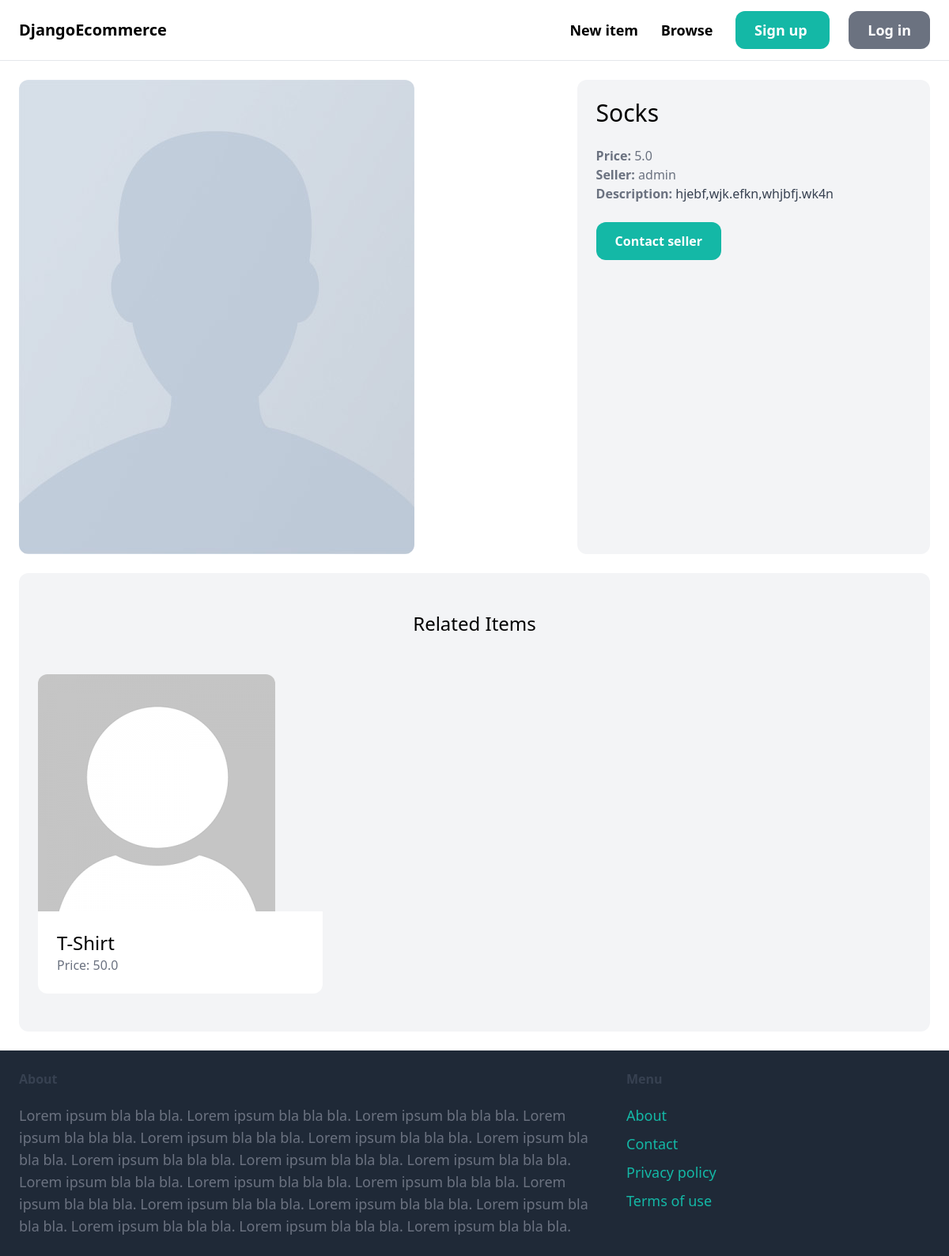
Page /items/4/ on the committed database.
### item/models.py (models this page shows, shortened)
class Item(models.Model):
    category = models.ForeignKey(Category, related_name='items', on_delete=models.CASCADE)
    name = models.CharField(max_length=255)
    description = models.TextField(blank=True, null=True)
    price = models.FloatField()
    image = models.ImageField(upload_to='item_images', blank=True, null= True)
    is_sold = models.BooleanField(default= False)
    created_by = models.ForeignKey(User, related_name='items', on_delete=models.CASCADE)
    created_at = models.DateTimeField(auto_now_add=True)

### item/views.py (the view)
# urls.py: path('<int:item_id>/', views.details, name='detail'),
def details(request, item_id):
    item = get_object_or_404(Item, id = item_id)
    related_items= Item.objects.filter(category=item.category, is_sold = False).exclude(id=item_id)[0:3]
    return render(request, 'item/detail.html', {
                      'item': item,
                      'related_items': related_items,
                  })

### item/templates/item/detail.html (shortened to what this page needs)
{% extends 'core/base.html' %}
{%block content%}
    <div class="grid grid-cols-5 gap-6">
        <div class="col-span-3">
            <img src="{{item.image.url}}" class="rounded-xl">
        </div>
        <div class="col-span-2 p-6 bg-gray-100 rounded-xl">
            <h1 class="mb-6 text-3xl"> {{item.name}}</h1>
            <p class="text-gray-500"><strong>Price: </strong>{{item.price}}</p>
            <p class="text-gray-500"><strong>Seller: </strong>{{item.created_by.username}}</p>
            {%if item.description %}
                <p class="text-gray-700"><strong class="text-gray-500">Description: </strong>{{item.description}}</p>
            {%endif%}
            {% if request.user == item.created_by %}
                <div class="mt-6 p-6 bg-white rounded-xl">
                    <a href="{% url 'item:edit' item.id %}" class="inline-block mt-6 px-6 py-3 text-lg font-semibold bg-teal-500 text-white rounded-xl">Edit</a>
                    <a href="{% url 'item:delete' item.id %}" class="inline-block mt-6 px-6 py-3 text-lg font-semibold bg-red-500 text-white rounded-xl">Delete</a>
                </div>
            {% else %}
                <a href"#" class="inline-block mt-6 px-6 py-3 texl-lg font-semibold bg-teal-500 text-white rounded-xl hover:bg-teal-700">Contact seller</a>
            {% endif %}
        </div>
    </div>
    <div class="mt-6 px-6 py-12 bg-gray-100 rounded-xl">
        <h2 class="mb-12 text-2xl text-center">
            Related Items
        </h2>
        <div class="grid grid-cols-3 gap-3">
            {% for related_item in related_items  %}
                <div>
                    <a href="{% url 'item:detail' related_item.id %}">
                        <div>
                            <img src="{{ related_item.image.url }}" class="rounded-t-xl">
                        </div>
                        <div class="p-6 bg-white rounded-b-xl">
                            <h2 class="text-2xl">{{ related_item.name }}</h2>
                            <p class="text-gray-500"> Price: {{ related_item.price }}</p>
                        </div>
                    </a>
                </div>
            {% endfor %}
        </div>
    </div>
{% endblock%}

### rows in the picture
Item: image (placeholder picture), name "Socks", price "5.0", created_by.username "admin", description "hjebf,wjk.efkn,whjbfj.wk4n"
Item: image (placeholder picture), name "T-Shirt", price "50.0"
